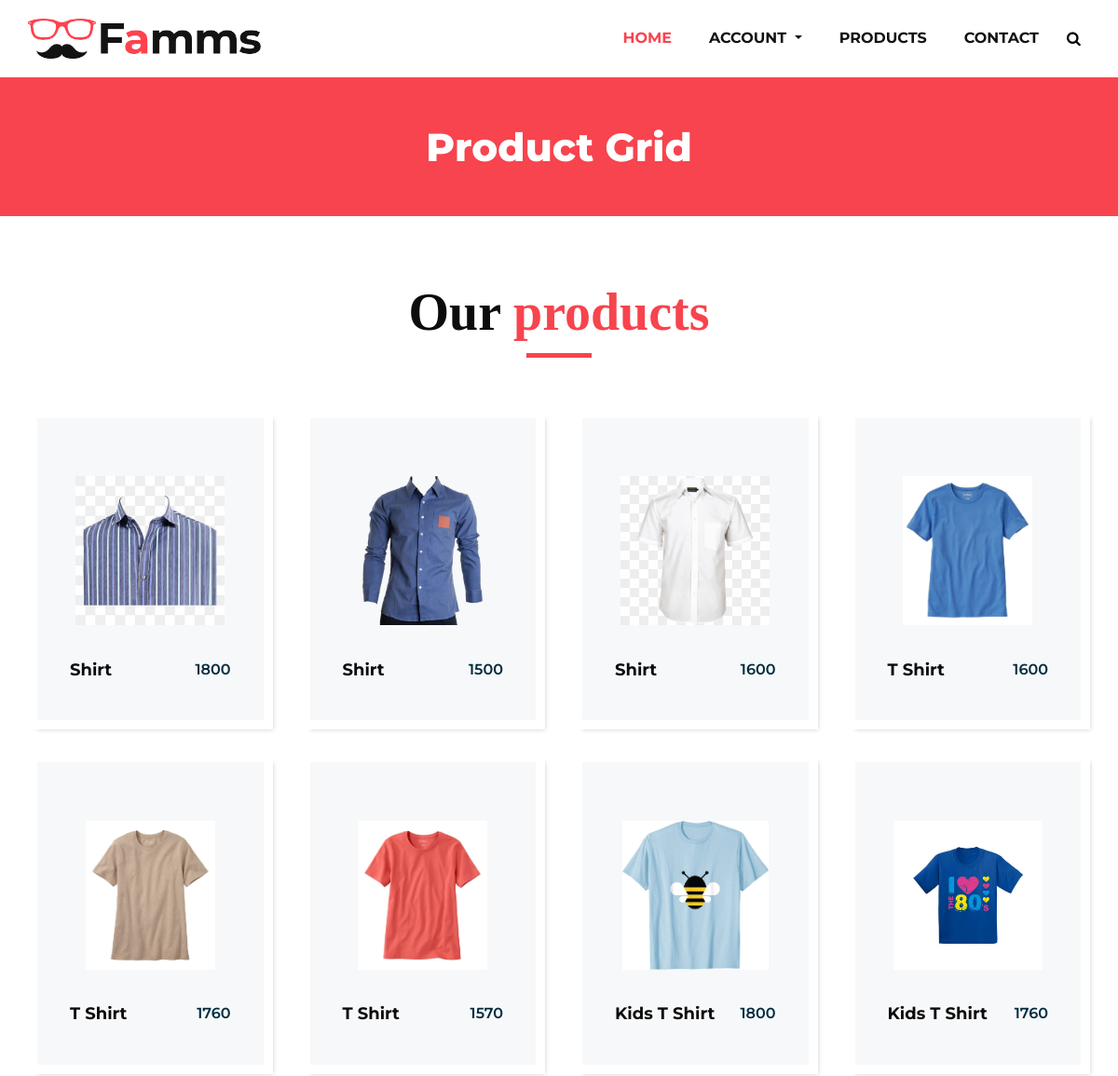
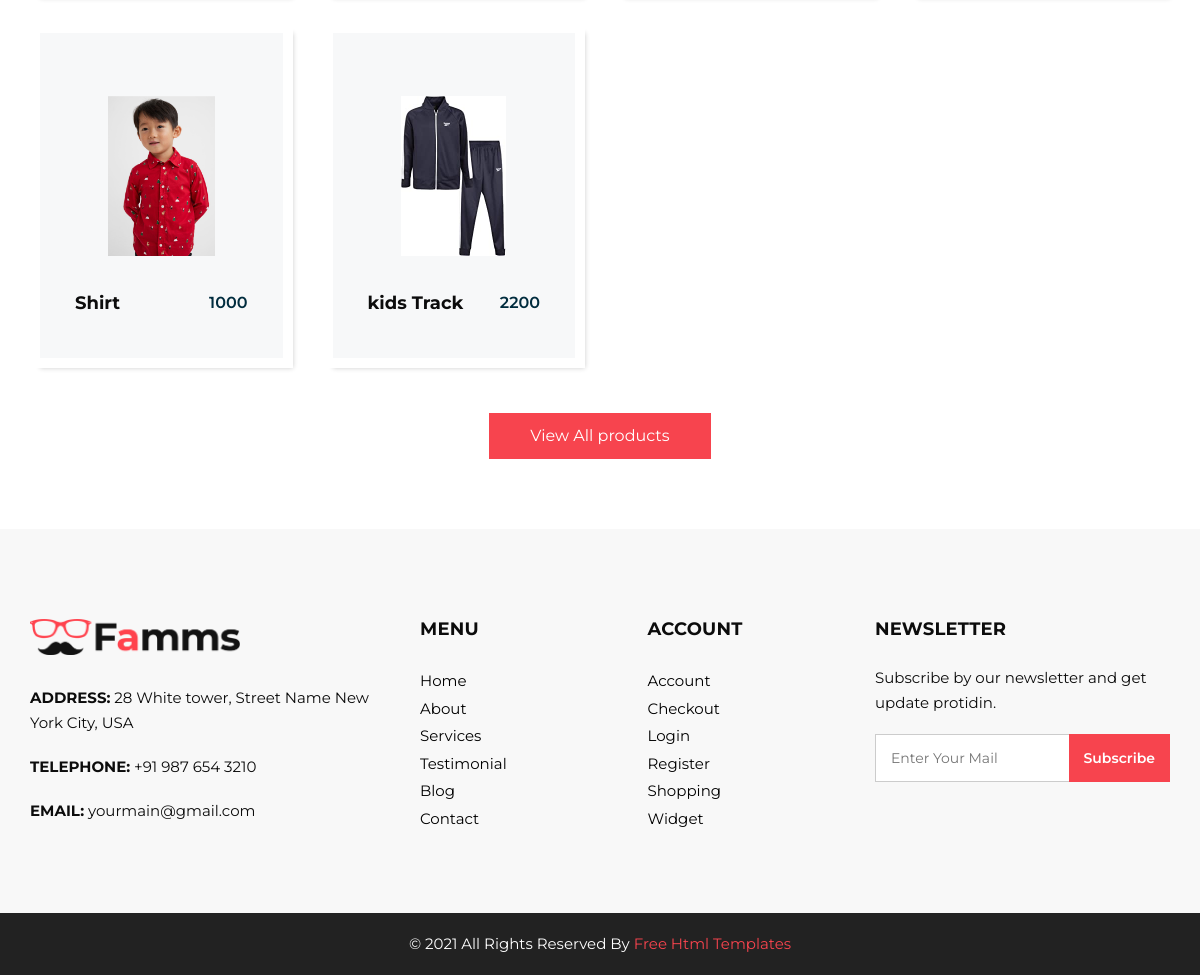
Screenshot of /products/ with the database file from the repository (2 pictures, top to bottom).
### myapp/models.py (models this page shows, shortened)
class Product(models.Model):
	CHOICES1=(
			("men","men"),
			("women","women"),
			("kids","kids"),
		)
	CHOICES2=(
			("s","s"),
			("m","m"),
			("l","l"),
			("xl","xl"),
		)
	seller=models.ForeignKey(User,on_delete=models.CASCADE)
	product_category=models.CharField(max_length=100,choices=CHOICES1)
	product_type=models.CharField(max_length=100)
	product_size=models.CharField(max_length=100,choices=CHOICES2)
	product_price=models.PositiveSmallIntegerField()
	product_desc=models.TextField()
	product_image=models.ImageField(upload_to="product_image/")

### myapp/views.py (the view)
# urls.py: path('products/',views.products,name='products'),
def products(request):
	products=Product.objects.all()
	return render(request,'products.html',{'products':products})

### myapp/templates/products.html (shortened to what this page needs)
{% extends 'header.html' %}
{% load static %}
{% block content %}
<!DOCTYPE html>
<html>
   <head>
   </head>
   <body class="sub_page">
      <section class="inner_page_head">
         <div class="container_fuild">
            <div class="row">
               <div class="col-md-12">
                  <div class="full">
                     <h3>Product Grid</h3>
                  </div>
               </div>
            </div>
         </div>
      </section>
      <section class="product_section layout_padding">
         <div class="container">
            <div class="heading_container heading_center">
               <h2>
                  Our <span>products</span>
               </h2>
            </div>
            <div class="row">
               {% for i in products %}
               <div class="col-sm-6 col-md-4 col-lg-3">
                  <div class="box">
                     <div class="img-box">
                        <img src="{{i.product_image.url}}"  alt="">
                     </div>
                     <div class="detail-box">
                        <h5>
                           {{i.product_type}}
                        </h5>
                        <h6>
                           {{i.product_price}}
                        </h6>
                     </div>
                  </div>
               </div>
               {% endfor %}
            </div>
            <div class="btn-box">
               <a href="">
               View All products
               </a>
            </div>
         </div>
      </section>
   </body>
</html>
{% endblock %}

### myapp/templates/header.html (shortened to what this page needs)
{% load static %}
<!DOCTYPE html>
<html>
   <head>
      <link rel="stylesheet" type="text/css" href="{% static 'css/bootstrap.css' %}" />
      <link href="{% static 'css/font-awesome.min.css' %}" rel="stylesheet" />
      <link href="{% static 'css/style.css' %}" rel="stylesheet" />
      <link href="{% static 'css/responsive.css' %}" rel="stylesheet" />
   </head>
   <body>
      <div class="hero_area">
         <header class="header_section">
            <div class="container">
               <nav class="navbar navbar-expand-lg custom_nav-container ">
                  <a class="navbar-brand" href="/"><img width="250" src="{% static 'images/logo.png' %}" alt="#" /></a>
                  <div class="collapse navbar-collapse" id="navbarSupportedContent">
                     <ul class="navbar-nav">
                        <li class="nav-item active">
                           <a class="nav-link" href="/">Home <span class="sr-only">(current)</span></a>
                        </li>
                       <li class="nav-item dropdown">
                           <a class="nav-link dropdown-toggle" href="#" data-toggle="dropdown" role="button" aria-haspopup="true" aria-expanded="true"> <span class="nav-label">Account </a>
                        </li>
                        <li class="nav-item">
                           <a class="nav-link" href="{% url 'products' %}">Products</a>
                        </li>
                        <li class="nav-item">
                           <a class="nav-link" href="{% url 'contact' %}">Contact</a>
                        </li>
                        <form class="form-inline">
                           <button class="btn  my-2 my-sm-0 nav_search-btn" type="submit">
                           <i class="fa fa-search" aria-hidden="true"></i>
                           </button>
                        </form>
                     </ul>
                  </div>
               </nav>
            </div>
         </header>
         {% block content %}
         {% endblock %}
      <footer>
         <div class="container">
            <div class="row">
               <div class="col-md-4">
                   <div class="full">
                      <div class="logo_footer">
                        <a href="#"><img width="210" src="{% static 'images/logo.png' %}" alt="#" /></a>
                      </div>
                      <div class="information_f">
                        <p><strong>ADDRESS:</strong> 28 White tower, Street Name New York City, USA</p>
                        <p><strong>TELEPHONE:</strong> +91 987 654 3210</p>
                        <p><strong>EMAIL:</strong> yourmain@gmail.com</p>
                      </div>
                   </div>
               </div>
               <div class="col-md-8">
                  <div class="row">
                  <div class="col-md-7">
                     <div class="row">
                        <div class="col-md-6">
                     <div class="widget_menu">
                        <h3>Menu</h3>
                        <ul>
                           <li><a href="#">Home</a></li>
                           <li><a href="#">About</a></li>
                           <li><a href="#">Services</a></li>
                           <li><a href="#">Testimonial</a></li>
                           <li><a href="#">Blog</a></li>
                           <li><a href="#">Contact</a></li>
                        </ul>
                     </div>
                  </div>
                  <div class="col-md-6">
                     <div class="widget_menu">
                        <h3>Account</h3>
                        <ul>
                           <li><a href="#">Account</a></li>
                           <li><a href="#">Checkout</a></li>
                           <li><a href="#">Login</a></li>
                           <li><a href="#">Register</a></li>
                           <li><a href="#">Shopping</a></li>
                           <li><a href="#">Widget</a></li>
                        </ul>
                     </div>
                  </div>
                     </div>
                  </div>
                  <div class="col-md-5">
                     <div class="widget_menu">
                        <h3>Newsletter</h3>
                        <div class="information_f">
                          <p>Subscribe by our newsletter and get update protidin.</p>
                        </div>
                        <div class="form_sub">
                           <form>
                              <fieldset>
                                 <div class="field">
                                    <input type="email" placeholder="Enter Your Mail" name="email" />
                                    <input type="submit" value="Subscribe" />
                                 </div>
                              </fieldset>
                           </form>
                        </div>
                     </div>
                  </div>
                  </div>
               </div>
            </div>
         </div>
      </footer>
      <div class="cpy_">
         <p>© 2021 All Rights Reserved By <a href="https://html.design/">Free Html Templates</a></p>
      </div>
   </body>
</html>

### myapp/static/css/responsive.css (style rules this page uses)
@media (min-width: 1200px) { .container { max-width: 1170px; } }

### rows the page displays
Product: product_image (picture), product_type "Shirt", product_price "1800"
Product: product_image (picture), product_type "Shirt", product_price "1500"
Product: product_image (picture), product_type "Shirt", product_price "1600"
Product: product_image (picture), product_type "T Shirt", product_price "1600"
Product: product_image (picture), product_type "T Shirt", product_price "1760"
Product: product_image (picture), product_type "T Shirt", product_price "1570"
Product: product_image (picture), product_type "Kids T Shirt", product_price "1800"
Product: product_image (picture), product_type "Kids T Shirt", product_price "1760"
Product: product_image (picture), product_type "Shirt", product_price "1000"
Product: product_image (picture), product_type "kids Track", product_price "2200"
